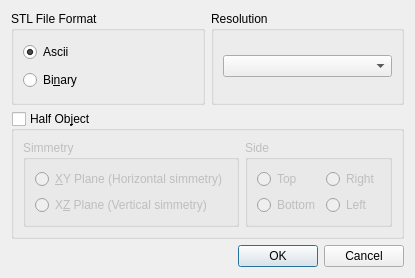
<?xml version="1.0" encoding="UTF-8"?>
<ui version="4.0">
 <class>ExportStl</class>
 <widget class="QDialog" name="ExportStl">
  <property name="geometry">
   <rect>
    <x>0</x>
    <y>0</y>
    <width>364</width>
    <height>278</height>
   </rect>
  </property>
  <property name="windowTitle">
   <string>STL Export</string>
  </property>
  <layout class="QGridLayout" name="gridLayout">
   <item row="0" column="0">
    <widget class="QGroupBox" name="GB_FileFormat">
     <property name="title">
      <string>STL File Format</string>
     </property>
     <layout class="QVBoxLayout" name="verticalLayout_3">
      <item>
       <widget class="QRadioButton" name="RB_AsciiFormat">
        <property name="text">
         <string>Ascii</string>
        </property>
        <property name="checked">
         <bool>true</bool>
        </property>
       </widget>
      </item>
      <item>
       <widget class="QRadioButton" name="RB_BinaryFormat">
        <property name="text">
         <string>Bi&amp;nary</string>
        </property>
       </widget>
      </item>
     </layout>
    </widget>
   </item>
   <item row="0" column="1">
    <widget class="QGroupBox" name="groupBox">
     <property name="title">
      <string>Resolution</string>
     </property>
     <layout class="QVBoxLayout" name="verticalLayout_4">
      <item>
       <widget class="QComboBox" name="CB_STLResolution"/>
      </item>
     </layout>
    </widget>
   </item>
   <item row="1" column="0" colspan="2">
    <widget class="QGroupBox" name="GB_HalfObject">
     <property name="title">
      <string>Half Ob&amp;ject</string>
     </property>
     <property name="checkable">
      <bool>true</bool>
     </property>
     <property name="checked">
      <bool>false</bool>
     </property>
     <layout class="QHBoxLayout" name="horizontalLayout">
      <item>
       <widget class="QGroupBox" name="GB_Simmetry">
        <property name="title">
         <string>Simmetry</string>
        </property>
        <layout class="QVBoxLayout" name="verticalLayout_2">
         <item>
          <widget class="QRadioButton" name="RB_XYPlane">
           <property name="text">
            <string>&amp;XY Plane (Horizontal simmetry)</string>
           </property>
          </widget>
         </item>
         <item>
          <widget class="QRadioButton" name="RB_XZPlane">
           <property name="text">
            <string>X&amp;Z Plane (Vertical simmetry)</string>
           </property>
          </widget>
         </item>
        </layout>
       </widget>
      </item>
      <item>
       <widget class="QGroupBox" name="GB_Side">
        <property name="title">
         <string>Side</string>
        </property>
        <layout class="QGridLayout" name="gridLayout_2">
         <item row="0" column="0">
          <widget class="QRadioButton" name="RB_TopSim">
           <property name="text">
            <string>Top</string>
           </property>
          </widget>
         </item>
         <item row="0" column="1">
          <widget class="QRadioButton" name="RB_RightSim">
           <property name="text">
            <string>Right</string>
           </property>
          </widget>
         </item>
         <item row="1" column="0">
          <widget class="QRadioButton" name="RB_BottomSim">
           <property name="text">
            <string>Bottom</string>
           </property>
          </widget>
         </item>
         <item row="1" column="1">
          <widget class="QRadioButton" name="RB_LeftSim">
           <property name="text">
            <string>Left</string>
           </property>
          </widget>
         </item>
        </layout>
       </widget>
      </item>
     </layout>
    </widget>
   </item>
   <item row="2" column="0" colspan="2">
    <widget class="QDialogButtonBox" name="buttonBox">
     <property name="orientation">
      <enum>Qt::Horizontal</enum>
     </property>
     <property name="standardButtons">
      <set>QDialogButtonBox::Cancel|QDialogButtonBox::Ok</set>
     </property>
    </widget>
   </item>
  </layout>
 </widget>
 <resources/>
 <connections>
  <connection>
   <sender>buttonBox</sender>
   <signal>accepted()</signal>
   <receiver>ExportStl</receiver>
   <slot>accept()</slot>
   <hints>
    <hint type="sourcelabel">
     <x>257</x>
     <y>237</y>
    </hint>
    <hint type="destinationlabel">
     <x>157</x>
     <y>274</y>
    </hint>
   </hints>
  </connection>
  <connection>
   <sender>buttonBox</sender>
   <signal>rejected()</signal>
   <receiver>ExportStl</receiver>
   <slot>reject()</slot>
   <hints>
    <hint type="sourcelabel">
     <x>325</x>
     <y>237</y>
    </hint>
    <hint type="destinationlabel">
     <x>286</x>
     <y>274</y>
    </hint>
   </hints>
  </connection>
 </connections>
</ui>
